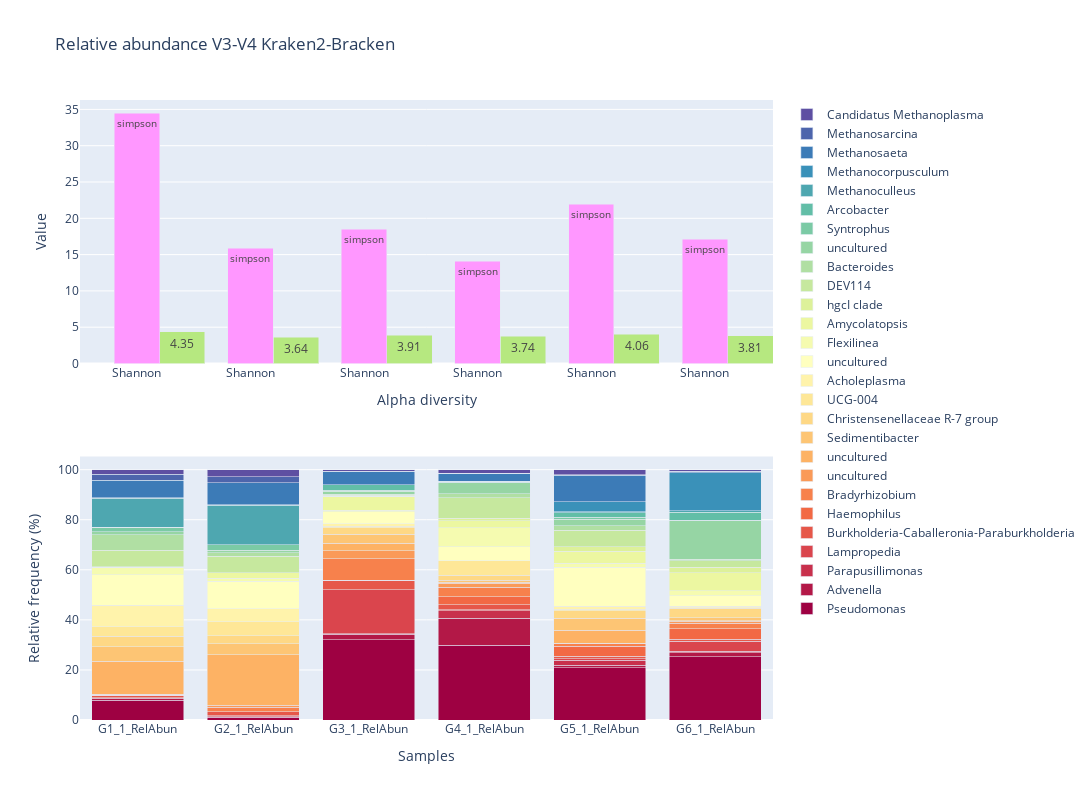

Notebook source saved alongside this figure:
### Code cell
bracken_file_relative_abun=bracken_file.loc[:,"name":]
fig = make_subplots(rows=2, cols=1, shared_xaxes=False)

sample_names=bracken_file_relative_abun.iloc[:,1:].columns
bracken_file_relative_abun["name"] = bracken_file_relative_abun["name"].apply(lambda x:x.strip())

# Number of bars
num_bars = len(bracken_file_relative_abun["name"])

# Generate colors using a predefined colorscale (Viridis, Cividis, etc.)
colors = px.colors.sample_colorscale('spectral', np.linspace(0, 1, num_bars))

## Composition bars
for i in range(0, len(bracken_file_relative_abun["name"])):
        fig.add_bar(name=bracken_file_relative_abun.iloc[i,0].strip(),
                        x=sample_names,y=bracken_file_relative_abun.iloc[i,1:],
                        row=2, col=1, marker=dict(color=colors[i])
                    )

## Diversity bars
width=0.4
offset=0.2
y = alpha_data["shannon"].to_list()
x_values=np.linspace(1, len(y), len(y))
fig.add_bar(name="Shannon", x=x_values,y=y, showlegend=False,
                        row=1, col=1, width=width,offset=offset,
                        text=[str(i) for i in y], textangle=360,
                    )
fig.add_bar(name="Simpson",x=x_values, y=alpha_data["simpson_reciprocal"], showlegend=False,
                        row=1, col=1, width=width,
                        text="simpson", textangle=360,
                    )

fig.update_layout(barmode='stack',
    autosize=True,
    width=1200,
    height=800,
    title_text="Relative abundance V3-V4 Kraken2-Bracken"
    )


## Composition bars

fig.update_yaxes(title_text="Relative frequency (%)", row=2, col=1)
fig.update_xaxes(title_text="Samples", row=2, col=1)

## Diversity bars
fig.update_traces(dict(base='group'), row=1, col=1, overwrite=True)
fig.update_yaxes(dict(title_text="Value", tickmode="linear", tick0=0, dtick=5), row=1, col=1, overwrite=True)
fig.update_xaxes(title_text="Alpha diversity", row=1, col=1, tickvals=x_values ,ticktext=["Shannon"] * len(y))

#fig.write_image('kraken2_barplots.png', format='png')

### Figure 1 — Plotly figure (JSON) as saved in the notebook; plotly's stock layout.template omitted (floating-point values rounded to 4 significant figures)
{"data": [{"marker": {"color": "rgb(158, 1, 66)"}, "name": "Pseudomonas", "type": "bar", "x": ["G1_1_RelAbun", "G2_1_RelAbun", "G3_1_RelAbun", "G4_1_RelAbun", "G5_1_RelAbun", "G6_1_RelAbun"], "xaxis": "x2", "y": [7.807, 1.09, 32.14, 29.77, 20.92, 25.18], "yaxis": "y2"}, {"marker": {"color": "rgb(179, 24, 71)"}, "name": "Advenella", "type": "bar", "x": ["G1_1_RelAbun", "G2_1_RelAbun", "G3_1_RelAbun", "G4_1_RelAbun", "G5_1_RelAbun", "G6_1_RelAbun"], "xaxis": "x2", "y": [0.8617, 0.1139, 2.015, 10.97, 0.856, 1.781], "yaxis": "y2"}, {"marker": {"color": "rgb(200, 48, 76)"}, "name": "Parapusillimonas", "type": "bar", "x": ["G1_1_RelAbun", "G2_1_RelAbun", "G3_1_RelAbun", "G4_1_RelAbun", "G5_1_RelAbun", "G6_1_RelAbun"], "xaxis": "x2", "y": [0.2184, 0.03513, 0.3589, 2.834, 2.044, 0.5302], "yaxis": "y2"}, {"marker": {"color": "rgb(218, 69, 77)"}, "name": "Lampropedia", "type": "bar", "x": ["G1_1_RelAbun", "G2_1_RelAbun", "G3_1_RelAbun", "G4_1_RelAbun", "G5_1_RelAbun", "G6_1_RelAbun"], "xaxis": "x2", "y": [0.0139, 0.4247, 17.56, 0.5281, 0.7084, 4.045], "yaxis": "y2"}, {"marker": {"color": "rgb(230, 87, 73)"}, "name": "Burkholderia-Caballeronia-Paraburkholderia", "type": "bar", "x": ["G1_1_RelAbun", "G2_1_RelAbun", "G3_1_RelAbun", "G4_1_RelAbun", "G5_1_RelAbun", "G6_1_RelAbun"], "xaxis": "x2", "y": [1.046, 1.574, 3.681, 1.9, 0.8901, 0.6659], "yaxis": "y2"}, {"marker": {"color": "rgb(242, 105, 68)"}, "name": "Haemophilus", "type": "bar", "x": ["G1_1_RelAbun", "G2_1_RelAbun", "G3_1_RelAbun", "G4_1_RelAbun", "G5_1_RelAbun", "G6_1_RelAbun"], "xaxis": "x2", "y": [0.003971, 0.02129, 0.01538, 3.183, 4.141, 4.275], "yaxis": "y2"}, {"marker": {"color": "rgb(247, 129, 76)"}, "name": "Bradyrhizobium", "type": "bar", "x": ["G1_1_RelAbun", "G2_1_RelAbun", "G3_1_RelAbun", "G4_1_RelAbun", "G5_1_RelAbun", "G6_1_RelAbun"], "xaxis": "x2", "y": [0.2105, 1.883, 8.737, 3.902, 0.8191, 2.177], "yaxis": "y2"}, {"marker": {"color": "rgb(250, 154, 88)"}, "name": "uncultured", "type": "bar", "x": ["G1_1_RelAbun", "G2_1_RelAbun", "G3_1_RelAbun", "G4_1_RelAbun", "G5_1_RelAbun", "G6_1_RelAbun"], "xaxis": "x2", "y": [0.07148, 0.6525, 3.081, 1.461, 0.3606, 0.7234], "yaxis": "y2"}, {"marker": {"color": "rgb(253, 178, 100)"}, "name": "uncultured", "type": "bar", "x": ["G1_1_RelAbun", "G2_1_RelAbun", "G3_1_RelAbun", "G4_1_RelAbun", "G5_1_RelAbun", "G6_1_RelAbun"], "xaxis": "x2", "y": [13.24, 20.2, 2.994, 0.4607, 5.203, 0.3018], "yaxis": "y2"}, {"marker": {"color": "rgb(253, 197, 116)"}, "name": "Sedimentibacter", "type": "bar", "x": ["G1_1_RelAbun", "G2_1_RelAbun", "G3_1_RelAbun", "G4_1_RelAbun", "G5_1_RelAbun", "G6_1_RelAbun"], "xaxis": "x2", "y": [5.829, 4.46, 3.687, 0.7477, 4.687, 1.22], "yaxis": "y2"}, {"marker": {"color": "rgb(254, 216, 133)"}, "name": "Christensenellaceae R-7 group", "type": "bar", "x": ["G1_1_RelAbun", "G2_1_RelAbun", "G3_1_RelAbun", "G4_1_RelAbun", "G5_1_RelAbun", "G6_1_RelAbun"], "xaxis": "x2", "y": [4.116, 3.157, 2.623, 2.044, 3.083, 3.679], "yaxis": "y2"}, {"marker": {"color": "rgb(254, 231, 151)"}, "name": "UCG-004", "type": "bar", "x": ["G1_1_RelAbun", "G2_1_RelAbun", "G3_1_RelAbun", "G4_1_RelAbun", "G5_1_RelAbun", "G6_1_RelAbun"], "xaxis": "x2", "y": [3.757, 5.736, 0.5614, 5.747, 0.548, 0.3385], "yaxis": "y2"}, {"marker": {"color": "rgb(255, 243, 171)"}, "name": "Acholeplasma", "type": "bar", "x": ["G1_1_RelAbun", "G2_1_RelAbun", "G3_1_RelAbun", "G4_1_RelAbun", "G5_1_RelAbun", "G6_1_RelAbun"], "xaxis": "x2", "y": [8.68, 5.036, 0.8973, 0.08376, 1.116, 0.4903], "yaxis": "y2"}, {"marker": {"color": "rgb(255, 255, 191)"}, "name": "uncultured", "type": "bar", "x": ["G1_1_RelAbun", "G2_1_RelAbun", "G3_1_RelAbun", "G4_1_RelAbun", "G5_1_RelAbun", "G6_1_RelAbun"], "xaxis": "x2", "y": [12.13, 11.1, 4.85, 5.653, 15.67, 4.149], "yaxis": "y2"}, {"marker": {"color": "rgb(245, 251, 176)"}, "name": "Flexilinea", "type": "bar", "x": ["G1_1_RelAbun", "G2_1_RelAbun", "G3_1_RelAbun", "G4_1_RelAbun", "G5_1_RelAbun", "G6_1_RelAbun"], "xaxis": "x2", "y": [3.099, 1.231, 0.4948, 7.552, 1.623, 2.001], "yaxis": "y2"}, {"marker": {"color": "rgb(236, 247, 161)"}, "name": "Amycolatopsis", "type": "bar", "x": ["G1_1_RelAbun", "G2_1_RelAbun", "G3_1_RelAbun", "G4_1_RelAbun", "G5_1_RelAbun", "G6_1_RelAbun"], "xaxis": "x2", "y": [0.03177, 2.128, 5.737, 2.728, 4.678, 7.325], "yaxis": "y2"}, {"marker": {"color": "rgb(221, 241, 154)"}, "name": "hgcI clade", "type": "bar", "x": ["G1_1_RelAbun", "G2_1_RelAbun", "G3_1_RelAbun", "G4_1_RelAbun", "G5_1_RelAbun", "G6_1_RelAbun"], "xaxis": "x2", "y": [0.02184, 0.01384, 0.03076, 1.11, 1.787, 2.042], "yaxis": "y2"}, {"marker": {"color": "rgb(198, 232, 158)"}, "name": "DEV114", "type": "bar", "x": ["G1_1_RelAbun", "G2_1_RelAbun", "G3_1_RelAbun", "G4_1_RelAbun", "G5_1_RelAbun", "G6_1_RelAbun"], "xaxis": "x2", "y": [6.643, 6.604, 0.382, 8.019, 6.614, 2.641], "yaxis": "y2"}, {"marker": {"color": "rgb(176, 223, 163)"}, "name": "Bacteroides", "type": "bar", "x": ["G1_1_RelAbun", "G2_1_RelAbun", "G3_1_RelAbun", "G4_1_RelAbun", "G5_1_RelAbun", "G6_1_RelAbun"], "xaxis": "x2", "y": [6.145, 1.253, 0.4025, 1.762, 1.792, 0.5941], "yaxis": "y2"}, {"marker": {"color": "rgb(150, 213, 164)"}, "name": "uncultured", "type": "bar", "x": ["G1_1_RelAbun", "G2_1_RelAbun", "G3_1_RelAbun", "G4_1_RelAbun", "G5_1_RelAbun", "G6_1_RelAbun"], "xaxis": "x2", "y": [1.265, 1.066, 1.207, 4.298, 2.657, 15.47], "yaxis": "y2"}, {"marker": {"color": "rgb(123, 202, 165)"}, "name": "Syntrophus", "type": "bar", "x": ["G1_1_RelAbun", "G2_1_RelAbun", "G3_1_RelAbun", "G4_1_RelAbun", "G5_1_RelAbun", "G6_1_RelAbun"], "xaxis": "x2", "y": [1.896, 2.276, 0.3743, 0.095, 0.7865, 0.1054], "yaxis": "y2"}, {"marker": {"color": "rgb(98, 190, 167)"}, "name": "Arcobacter", "type": "bar", "x": ["G1_1_RelAbun", "G2_1_RelAbun", "G3_1_RelAbun", "G4_1_RelAbun", "G5_1_RelAbun", "G6_1_RelAbun"], "xaxis": "x2", "y": [0, 0.04258, 2.097, 0.1205, 1.807, 3.275], "yaxis": "y2"}, {"marker": {"color": "rgb(78, 167, 176)"}, "name": "Methanoculleus", "type": "bar", "x": ["G1_1_RelAbun", "G2_1_RelAbun", "G3_1_RelAbun", "G4_1_RelAbun", "G5_1_RelAbun", "G6_1_RelAbun"], "xaxis": "x2", "y": [11.57, 15.64, 0.0846, 0.3167, 0.3549, 0.6452], "yaxis": "y2"}, {"marker": {"color": "rgb(58, 145, 185)"}, "name": "Methanocorpusculum", "type": "bar", "x": ["G1_1_RelAbun", "G2_1_RelAbun", "G3_1_RelAbun", "G4_1_RelAbun", "G5_1_RelAbun", "G6_1_RelAbun"], "xaxis": "x2", "y": [0.08935, 0.2161, 0.02051, 0.07355, 3.981, 15.14], "yaxis": "y2"}, {"marker": {"color": "rgb(60, 123, 183)"}, "name": "Methanosaeta", "type": "bar", "x": ["G1_1_RelAbun", "G2_1_RelAbun", "G3_1_RelAbun", "G4_1_RelAbun", "G5_1_RelAbun", "G6_1_RelAbun"], "xaxis": "x2", "y": [7.09, 8.847, 5.171, 3.167, 10.59, 0.4695], "yaxis": "y2"}, {"marker": {"color": "rgb(77, 101, 172)"}, "name": "Methanosarcina", "type": "bar", "x": ["G1_1_RelAbun", "G2_1_RelAbun", "G3_1_RelAbun", "G4_1_RelAbun", "G5_1_RelAbun", "G6_1_RelAbun"], "xaxis": "x2", "y": [2.313, 2.314, 0.1256, 0.02145, 0.1945, 0.01757], "yaxis": "y2"}, {"marker": {"color": "rgb(94, 79, 162)"}, "name": "Candidatus Methanoplasma", "type": "bar", "x": ["G1_1_RelAbun", "G2_1_RelAbun", "G3_1_RelAbun", "G4_1_RelAbun", "G5_1_RelAbun", "G6_1_RelAbun"], "xaxis": "x2", "y": [1.844, 2.877, 0.6691, 1.459, 2.08, 0.7122], "yaxis": "y2"}, {"base": "group", "name": "Shannon", "offset": 0.2, "showlegend": false, "text": ["4.35", "3.64", "3.91", "3.74", "4.06", "3.81"], "textangle": 0, "type": "bar", "width": 0.4, "x": [1, 2, 3, 4, 5, 6], "xaxis": "x", "y": [4.35, 3.64, 3.91, 3.74, 4.06, 3.81], "yaxis": "y"}, {"base": "group", "name": "Simpson", "showlegend": false, "text": "simpson", "textangle": 0, "type": "bar", "width": 0.4, "x": [1, 2, 3, 4, 5, 6], "xaxis": "x", "y": [34.48, 15.9, 18.48, 14.11, 21.93, 17.1], "yaxis": "y"}], "layout": {"autosize": true, "barmode": "stack", "height": 800, "title": {"text": "Relative abundance V3-V4 Kraken2-Bracken"}, "width": 1200, "xaxis": {"anchor": "y", "domain": [0, 1], "ticktext": ["Shannon", "Shannon", "Shannon", "Shannon", "Shannon", "Shannon"], "tickvals": [1, 2, 3, 4, 5, 6], "title": {"text": "Alpha diversity"}}, "xaxis2": {"anchor": "y2", "domain": [0, 1], "title": {"text": "Samples"}}, "yaxis": {"anchor": "x", "domain": [0.575, 1], "dtick": 5, "tick0": 0, "tickmode": "linear", "title": {"text": "Value"}}, "yaxis2": {"anchor": "x2", "domain": [0, 0.425], "title": {"text": "Relative frequency (%)"}}}}
